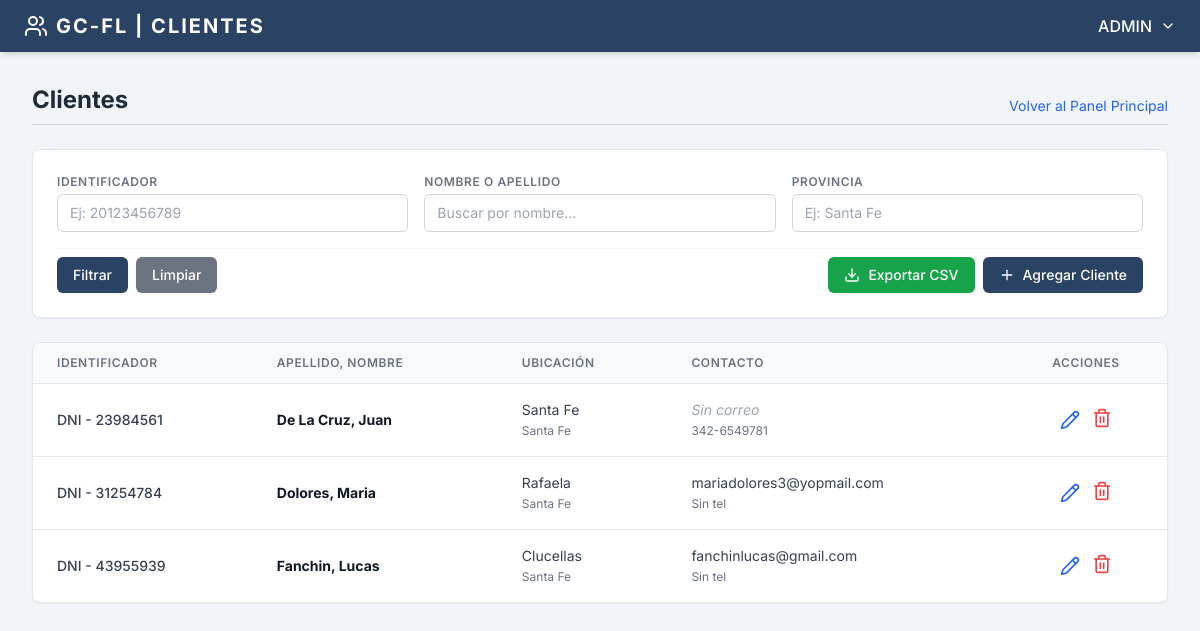
Page /clientes/ (signed in) on the earlier database version.
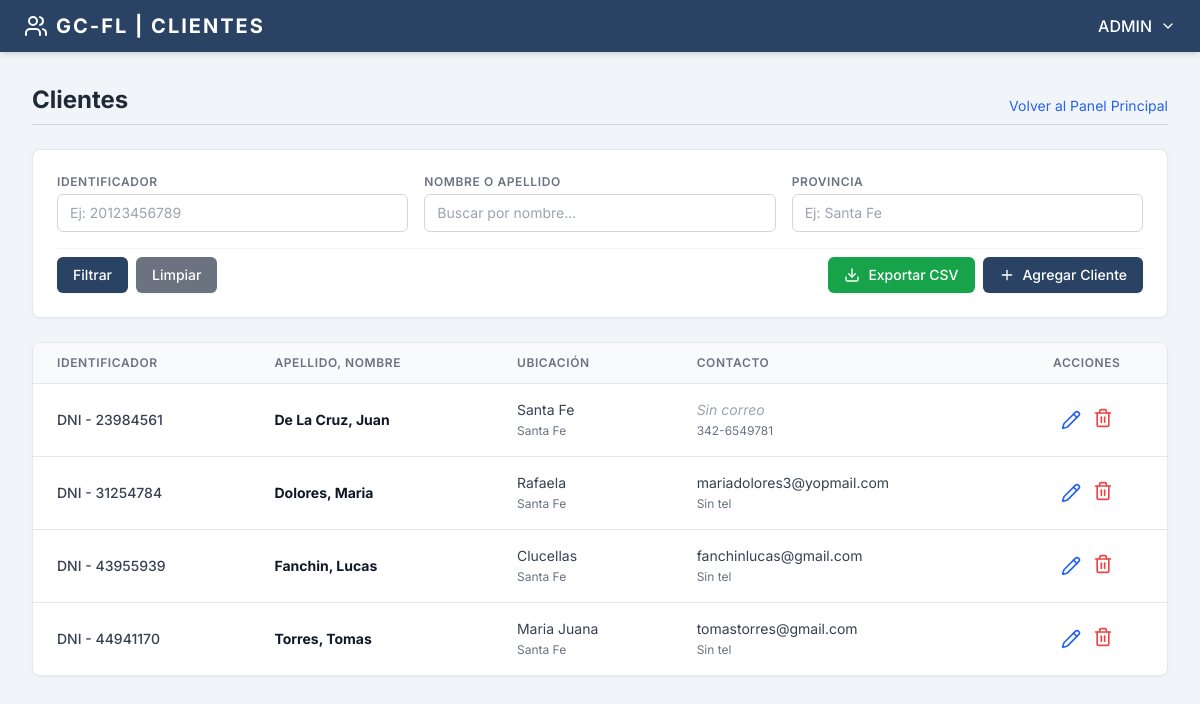
Same page on the later database version.
### clientes/models.py (models this page shows, shortened)
class Cliente(models.Model):
    TIPO_DOCUMENTO_CHOICES = [
        ('DNI', 'DNI'),
        ('CUIL', 'CUIL'),
        ('CUIT', 'CUIT'),
        ('PASAPORTE', 'PASAPORTE'),
    ]
    nombre = models.CharField(max_length=100)
    apellido = models.CharField(max_length=100)
    tipo_documento = models.CharField(max_length=20, choices=TIPO_DOCUMENTO_CHOICES, default='DNI')
    numero_documento = models.CharField(max_length=50, unique=True)
    provincia = models.CharField(max_length=100)
    localidad = models.CharField(max_length=100)
    direccion = models.CharField(max_length=200)
    barrio = models.CharField(max_length=100, blank=True, null=True)
    codigo_postal = models.CharField(max_length=20)
    telefono = models.CharField(max_length=50, blank=True, null=True)
    email = models.EmailField(blank=True, null=True)
    fecha_registro = models.DateTimeField(auto_now_add=True)
    saldo_cuenta_corriente = models.DecimalField(max_digits=10, decimal_places=2, default=Decimal('0.00'), blank=True, null=True)
    class Meta:
        db_table = 'clientes'
        verbose_name = 'Cliente'
        verbose_name_plural = 'Clientes'
        ordering = ['nombre', 'apellido'] # Ordena por nombre

### clientes/views.py (the view, shortened to what this page needs)
# urls.py: path('', views.clientes_list, name='clientes_list'),
@login_required
def clientes_list(request):
    max_permission = UserRole.objects.filter(user_id=request.user).aggregate(
        max_permission=models.Max('role__clientes')
    )['max_permission'] or 0
    if max_permission == 0:
        messages.error(request, 'No tienes acceso al módulo de Clientes.')
        return redirect('dashboard')
    clientes_list = Cliente.objects.all().order_by('apellido')
    nombre = request.GET.get('nombre')
    documento = request.GET.get('documento')
    provincia = request.GET.get('provincia')
    if nombre:
        clientes_list = clientes_list.filter(
            models.Q(nombre__icontains=nombre) | models.Q(apellido__icontains=nombre)
        )
    if documento:
        clientes_list = clientes_list.filter(numero_documento__icontains=documento)
    if provincia:
        clientes_list = clientes_list.filter(provincia__icontains=provincia)
    paginator = Paginator(clientes_list, 10) # 10 clientes por página
    page_number = request.GET.get('page')
    page_obj = paginator.get_page(page_number)
    context = {
        'page_obj': page_obj,
        'max_permission': max_permission, # Util para ocultar botones de editar/borrar en el HTML
    }
    return render(request, 'clientes/clientes_list.html', context)

### clientes/templates/clientes/clientes_list.html (shortened to what the changed rows need)
{% extends 'core/base.html' %}
{% block content %}
    <div class="mb-6 border-b border-gray-300 pb-2 flex justify-between items-end">
        <h1 class="text-2xl font-bold text-gray-800">Clientes</h1>
    </div>
    <div class="bg-white rounded-lg shadow-sm border border-gray-200 overflow-hidden">
        <div class="table-container">
            <table class="w-full text-left border-collapse">
                <thead>
                    <tr class="bg-gray-50 border-b border-gray-200">
                        <th class="py-3 px-6 text-xs font-semibold text-gray-500 uppercase tracking-wider">Identificador</th>
                        <th class="py-3 px-6 text-xs font-semibold text-gray-500 uppercase tracking-wider">Apellido, Nombre</th>
                        <th class="py-3 px-6 text-xs font-semibold text-gray-500 uppercase tracking-wider">Ubicación</th>
                        <th class="py-3 px-6 text-xs font-semibold text-gray-500 uppercase tracking-wider hidden md:table-cell">Contacto</th>
                        {% if max_permission >= 2 %}
                        <th class="py-3 px-6 text-xs font-semibold text-gray-500 uppercase tracking-wider text-center">Acciones</th>
                        {% endif %}
                    </tr>
                </thead>
                <tbody class="text-sm text-gray-700 divide-y divide-gray-200">
                    {% for cliente in page_obj %}
                    <tr class="hover:bg-gray-50 transition-colors">
                        <td class="py-4 px-6 font-medium">{{ cliente.tipo_documento }} - {{ cliente.numero_documento }}</td>
                        <td class="py-4 px-6 font-bold text-gray-900">{{ cliente.apellido }}, {{ cliente.nombre }}</td>
                        <td class="py-4 px-6">
                            <span class="block">{{ cliente.localidad }}</span>
                            <span class="text-xs text-gray-500">{{ cliente.provincia }}</span>
                        </td>
                        <td class="py-4 px-6 hidden md:table-cell">
                            <span class="block">{% if cliente.email %}{{ cliente.email }}{% else %}<span class="text-gray-400 italic">Sin correo</span>{% endif %}</span>
                            <span class="text-xs text-gray-500">{% if cliente.telefono %}{{ cliente.telefono }}{% else %}Sin tel{% endif %}</span>
                        </td>
                        {% if max_permission >= 2 %}
                        <td class="py-4 px-6 text-center">
                            <div class="flex items-center justify-center space-x-3">
                                <a href="{% url 'clientes:cliente_edit' cliente.pk %}" class="text-blue-600 hover:text-blue-800 transition-colors" title="Editar">
                                    <i data-lucide="pencil" class="w-5 h-5"></i>
                                </a>
                                <form method="POST" action="{% url 'clientes:cliente_delete' cliente.pk %}" onsubmit="return confirm('¿Estás seguro de eliminar este cliente?');">
                                    <button type="submit" class="text-red-500 hover:text-red-700 transition-colors" title="Eliminar">
                                        <i data-lucide="trash-2" class="w-5 h-5"></i>
                                    </button>
                                </form>
                            </div>
                        </td>
                        {% endif %}
                    </tr>
                    {% empty %}
                    <tr>
                        <td colspan="5" class="py-8 text-center text-gray-500">No se encontraron clientes.</td>
                    </tr>
                    {% endfor %}
                </tbody>
            </table>
        </div>
    </div>
{% endblock content %}

Differences in the rows shown:
added Cliente: tipo_documento "DNI", numero_documento "44941170", apellido "Torres", nombre "Tomas", localidad "Maria Juana", provincia "Santa Fe", email "tomastorres@gmail.com", shows "Sin tel"
